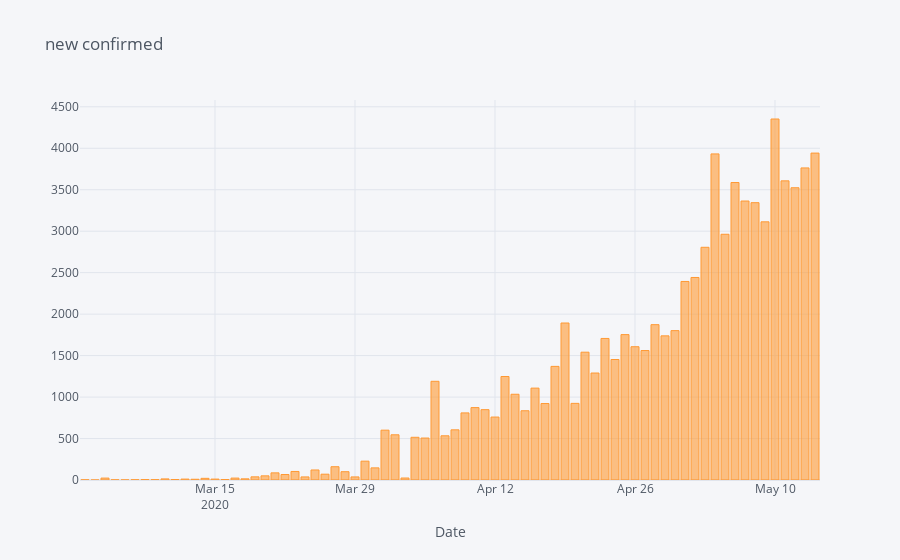

Notebook source saved alongside this figure:
### Code cell
india_covid[40:].iplot(x = 'Date', y = 'new_confirmed', kind= 'bar', xTitle='Date', title = 'new confirmed')

### Figure 1 — Plotly figure (JSON) as saved in the notebook; plotly's stock layout.template omitted (floating-point values rounded to 4 significant figures)
{"data": [{"marker": {"color": "rgba(255, 153, 51, 0.6)", "line": {"color": "rgba(255, 153, 51, 1.0)", "width": 1}}, "name": "new_confirmed", "orientation": "v", "text": "", "type": "bar", "x": ["2020-03-02", "2020-03-03", "2020-03-04", "2020-03-05", "2020-03-06", "2020-03-07", "2020-03-08", "2020-03-09", "2020-03-10", "2020-03-11", "2020-03-12", "2020-03-13", "2020-03-14", "2020-03-15", "2020-03-16", "2020-03-17", "2020-03-18", "2020-03-19", "2020-03-20", "2020-03-21", "2020-03-22", "2020-03-23", "2020-03-24", "2020-03-25", "2020-03-26", "2020-03-27", "2020-03-28", "2020-03-29", "2020-03-30", "2020-03-31", "2020-04-01", "2020-04-02", "2020-04-03", "2020-04-04", "2020-04-05", "2020-04-06", "2020-04-07", "2020-04-08", "2020-04-09", "2020-04-10", "2020-04-11", "2020-04-12", "2020-04-13", "2020-04-14", "2020-04-15", "2020-04-16", "2020-04-17", "2020-04-18", "2020-04-19", "2020-04-20", "2020-04-21", "2020-04-22", "2020-04-23", "2020-04-24", "2020-04-25", "2020-04-26", "2020-04-27", "2020-04-28", "2020-04-29", "2020-04-30", "2020-05-01", "2020-05-02", "2020-05-03", "2020-05-04", "2020-05-05", "2020-05-06", "2020-05-07", "2020-05-08", "2020-05-09", "2020-05-10", "2020-05-11", "2020-05-12", "2020-05-13", "2020-05-14"], "y": [2, 0, 23, 2, 1, 3, 5, 4, 13, 6, 11, 9, 20, 11, 6, 23, 14, 38, 50, 86, 66, 103, 37, 121, 70, 160, 100, 37, 227, 146, 601, 545, 24, 515, 506, 1190, 533, 605, 809, 873, 848, 759, 1248, 1034, 835, 1108, 922, 1370, 1893, 924, 1541, 1290, 1707, 1453, 1753, 1607, 1561, 1873, 1738, 1801, 2394, 2442, 2806, 3932, 2963, 3587, 3364, 3344, 3113, 4353, 3607, 3524, 3763, 3942]}], "layout": {"legend": {"bgcolor": "#F5F6F9", "font": {"color": "#4D5663"}}, "paper_bgcolor": "#F5F6F9", "plot_bgcolor": "#F5F6F9", "title": {"font": {"color": "#4D5663"}, "text": "new confirmed"}, "xaxis": {"gridcolor": "#E1E5ED", "showgrid": true, "tickfont": {"color": "#4D5663"}, "title": {"font": {"color": "#4D5663"}, "text": "Date"}, "zerolinecolor": "#E1E5ED"}, "yaxis": {"gridcolor": "#E1E5ED", "showgrid": true, "tickfont": {"color": "#4D5663"}, "title": {"font": {"color": "#4D5663"}, "text": ""}, "zerolinecolor": "#E1E5ED"}}}
